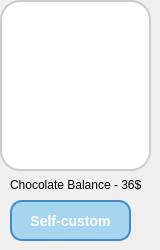
         <widget class="QWidget" name="widget_34" native="true">
          <widget class="QLabel" name="label_111">
           <property name="geometry">
            <rect>
             <x>0</x>
             <y>0</y>
             <width>151</width>
             <height>171</height>
            </rect>
           </property>
           <property name="styleSheet">
            <string notr="true">border-radius: 20px; /* Bo tròn góc */
border: 2px solid #ccc; /* Viền màu xám */
background-color: white; /* Nền trắng */
</string>
           </property>
           <property name="text">
            <string/>
           </property>
          </widget>
          <widget class="QLabel" name="label_112">
           <property name="geometry">
            <rect>
             <x>10</x>
             <y>170</y>
             <width>141</width>
             <height>31</height>
            </rect>
           </property>
           <property name="styleSheet">
            <string notr="true"> font-family: &quot;Georgia&quot;</string>
           </property>
           <property name="text">
            <string>&lt;html&gt;&lt;head/&gt;&lt;body&gt;&lt;p&gt;&lt;span style=&quot; color:#040404;&quot;&gt;Chocolate Balance - 36$&lt;/span&gt;&lt;/p&gt;&lt;/body&gt;&lt;/html&gt;</string>
           </property>
          </widget>
          <widget class="QLabel" name="imagecoffee_43">
           <property name="geometry">
            <rect>
             <x>10</x>
             <y>10</y>
             <width>131</width>
             <height>151</height>
            </rect>
           </property>
           <property name="text">
            <string/>
           </property>
           <property name="pixmap">
            <pixmap>../images/32144f52e3fe45bba60a86e1a5218fb1.jpg</pixmap>
           </property>
           <property name="scaledContents">
            <bool>true</bool>
           </property>
          </widget>
          <widget class="QPushButton" name="buychocolatebalance_98">
           <property name="geometry">
            <rect>
             <x>10</x>
             <y>200</y>
             <width>121</width>
             <height>41</height>
            </rect>
           </property>
           <property name="styleSheet">
            <string notr="true">QPushButton {
    background-color:rgb(167, 212, 238); /* Màu xanh nhạt chủ đạo bạn chọn */
    color: white; /* Chữ màu xanh đậm để dễ đọc trên nền nhạt */
    border-radius: 12px;
    padding: 10px;
    font-size: 14px;
    font-weight: bold;
    font-family: &quot;Georgia&quot;;
    border: 2px solid rgb(67, 139, 196); /* Viền xanh đậm hơn một chút để tạo khối */
}

QPushButton:hover {
    background-color: #A6C8FF; /* Màu đậm hơn khi di chuột vào */
    border: 2px solid #7FAFFF; /* Viền đậm hơn khi hover */
    color: white; /* Chuyển chữ sang trắng để nổi bật */
}

QPushButton:pressed {
    background-color: #7FAFFF; /* Màu đậm nhất khi nhấn giữ nút */
    border: 2px solid #4A90E2;
}</string>
           </property>
           <property name="text">
            <string>Self-custom</string>
           </property>
           <property name="icon">
            <iconset>
             <normaloff>images/3507742_cart_ecommerce_grocery_iconoteka_shop_icon.png</normaloff>images/3507742_cart_ecommerce_grocery_iconoteka_shop_icon.png</iconset>
           </property>
          </widget>
         </widget>
